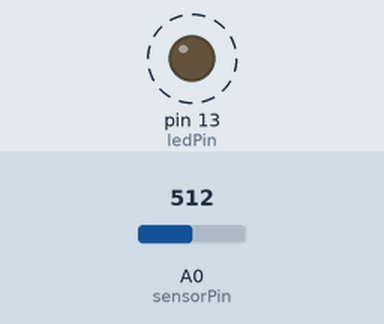
A sketch run on a simulated Arduino Uno, built with avr-gcc and run on an emulated ATmega328P. Parts: output pins drawn as LEDs (lit = HIGH). Dashed ring = blinking. The inputs (shaded band) are chosen by the test bench; at power-on: A0 (sensorPin) = 512.

Above: at 1.8 s.
1.9 s: A0 (sensorPin) set to 0
At 3.3 s:
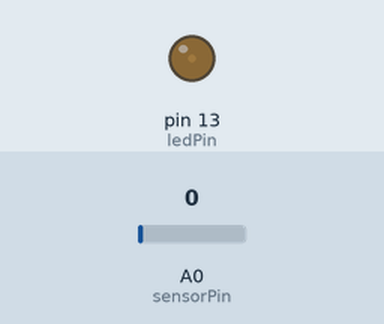
3.6 s: A0 (sensorPin) set to 122
At 3.9 s:
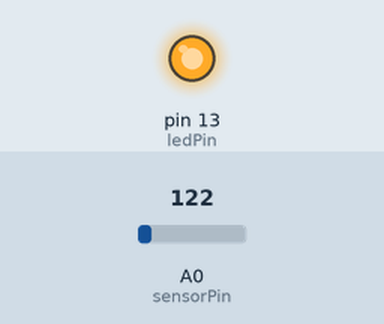
Timing chart, 0 to 13.1 s (numbered marks = the images above; inputs shaded):
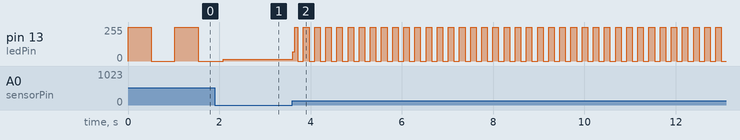

The sketch:

ch1r6.ino
```cpp
const int ledPin =  13;     // LED connected to digital pin 13
const int sensorPin = 0;    // connect sensor to analog input 0

void setup()
{
  pinMode(ledPin, OUTPUT);  // enable output on the led pin
}

void loop()
{
  int rate = analogRead(sensorPin);    // read the analog input
  digitalWrite(ledPin, HIGH);   // set the LED on
  delay(rate);                  // wait duration dependent on light level
  digitalWrite(ledPin, LOW);    // set the LED off
  delay(rate);
}
```

Measured:
- after the input at 3.6 s, pin 13 (ledPin): 15/255 → 68/255 at once, then moves between 0/255 and 255/255, repeating every 0.24 s
- by itself, pin 13 (ledPin): alternates 255/255 for 0.51 s and 0/255 for 0.51 s
